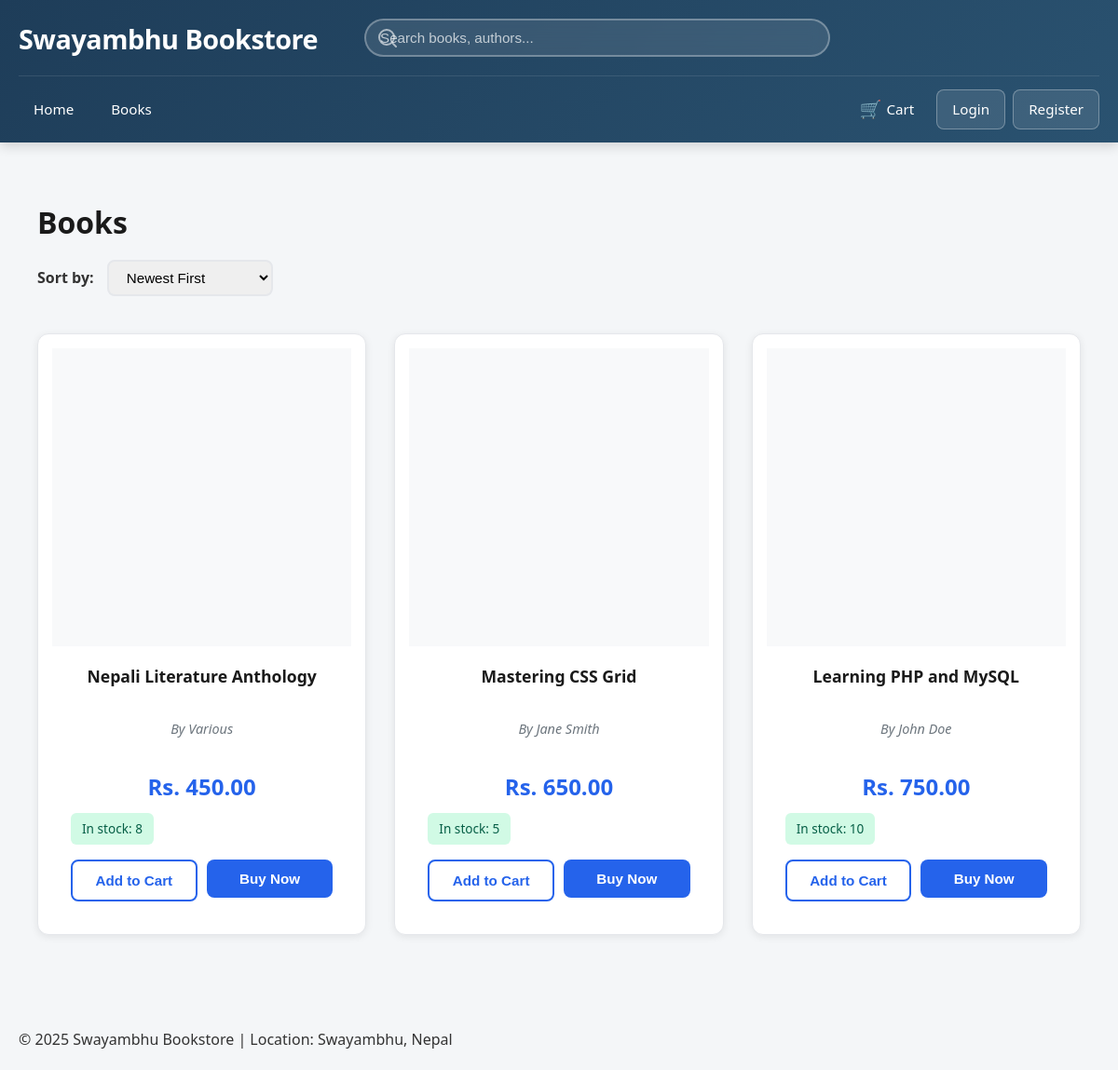
/products.php, run on the app's committed database.
### tables this page shows
CREATE TABLE IF NOT EXISTS products (
  id INT AUTO_INCREMENT PRIMARY KEY,
  title VARCHAR(255) NOT NULL,
  author VARCHAR(255) DEFAULT '',
  description TEXT,
  price DECIMAL(10,2) NOT NULL DEFAULT 0,
  stock INT NOT NULL DEFAULT 0,
  image VARCHAR(255) DEFAULT '',
  created_at DATETIME DEFAULT CURRENT_TIMESTAMP
);

### functions.php (called while the page is built, shortened)
<?php
function e($s){ return htmlspecialchars($s, ENT_QUOTES, 'UTF-8'); }
function is_logged_in(){ return !empty($_SESSION['user_id']); }
function get_review_count($conn, $product_id){
    $product_id = (int)$product_id;
    $res = mysqli_query($conn, "SELECT COUNT(*) as count FROM ratings WHERE product_id={$product_id}");
    $row = mysqli_fetch_assoc($res);
    return $row ? (int)$row['count'] : 0;
}
?>

### products.php (the view, shortened to what this page needs)
<?php
require_once 'functions.php';
$conn = db_connect();
$sort = isset($_GET['sort']) ? $_GET['sort'] : 'newest';
$order_by = "ORDER BY id DESC";
switch($sort) {
    case 'newest':
    default:
        $order_by = "ORDER BY id DESC";
        break;
}
$res = mysqli_query($conn, "SELECT * FROM products {$order_by}");
include 'includes/header.php';
?>
<section class="products-section">
  <div class="section-header">
    <h2>Books</h2>
    <div style="margin-top: 15px;">
      <form method="get" action="products.php" style="display: inline;">
        <label for="sortSelect" style="margin-right: 10px; font-weight: 600;">Sort by:</label>
        <select name="sort" id="sortSelect" onchange="this.form.submit()" style="padding: 8px 15px; border: 2px solid #e5e7eb; border-radius: 8px; font-size: 0.95rem; cursor: pointer;">
          <option value="newest" <?php echo ($sort === 'newest') ? 'selected' : ''; ?>>Newest First</option>
        </select>
      </form>
    </div>
  </div>
  <div class="products-grid">
    <?php
    if (mysqli_num_rows($res) > 0):
        while ($p = mysqli_fetch_assoc($res)):
            $img = !empty($p['image']) ? UPLOADS_URL . e($p['image']) : BASE_URL . 'placeholder.png';
            $in_stock = (int)$p['stock'] > 0;
    ?>
      <div class="product-card">
        <div class="product-image-wrapper">
          <a href="<?php echo BASE_URL; ?>product_detail.php?id=<?php echo (int)$p['id']; ?>">
            <img class="product-image" src="<?php echo e($img); ?>" alt="<?php echo e($p['title']); ?>">
          </a>
        </div>
        <div class="product-info">
          <h3>
            <a href="<?php echo BASE_URL; ?>product_detail.php?id=<?php echo (int)$p['id']; ?>" style="color: inherit; text-decoration: none;">
              <?php echo e($p['title']); ?>
            </a>
          </h3>
          <?php if(!empty($p['author'])): ?>
            <p class="author">By <?php echo e($p['author']); ?></p>
          <?php endif; ?>
          <?php
          $prod_reviews = get_review_count($conn, $p['id']);
          ?>
          <p class="price">Rs. <?php echo number_format($p['price'],2); ?></p>
          <p class="stock <?php echo $in_stock ? 'in-stock' : 'out-of-stock'; ?>">
            <?php echo $in_stock ? "In stock: " . (int)$p['stock'] : "Out of stock"; ?>
          </p>
          <?php if ($in_stock): ?>
            <div class="card-buttons">
              <form method="post" action="add_to_cart.php">
                <button class="btn-cart" type="submit">Add to Cart</button>
              </form>
              <form method="get" action="checkout.php">
                <button class="btn-buy" type="submit">Buy Now</button>
              </form>
            </div>
          <?php endif; ?>
        </div>
      </div>
    <?php
        endwhile;
    else:
        echo '<div class="no-products"><p>No products found!</p></div>';
    endif;
    ?>
  </div>
</section>
<?php require_once 'includes/footer.php'; ?>

### includes/header.php (shortened to what this page needs)
<?php
require_once __DIR__ . '/../functions.php';
$user_name = '';
$is_admin = false;
?>
<!doctype html>
<html lang="en">
<head>
<link rel="stylesheet" href="<?php echo BASE_URL; ?>styles.css?v=<?php echo time(); ?>">
<link rel="stylesheet" href="<?php echo BASE_URL; ?>css/override.css?v=<?php echo time(); ?>">
</head>
<body>
<header class="site-header">
  <div class="header-container">
    <div class="header-top">
      <h1 class="brand">
        <a href="<?php echo $is_admin ? BASE_URL . 'admin/dashboard.php' : BASE_URL . 'index.php'; ?>">
          <?php echo e(SITE_TITLE); ?>
        </a>
      </h1>
      <?php if(!$is_admin): ?>
      <div class="search-container">
        <div class="search-wrapper">
          <svg class="search-icon" width="20" height="20" viewBox="0 0 20 20" fill="none" xmlns="http://www.w3.org/2000/svg">
            <path d="M9 17A8 8 0 1 0 9 1a8 8 0 0 0 0 16zM19 19l-4.35-4.35" stroke="currentColor" stroke-width="2" stroke-linecap="round" stroke-linejoin="round"/>
          </svg>
          <input type="text" id="searchInput" placeholder="Search books, authors..." autocomplete="off">
        </div>
      </div>
      <?php endif; ?>
    </div>
    <nav class="main-nav">
      <?php if($is_admin): ?>
        <?php
        $pending_count_res = mysqli_query($conn, "SELECT COUNT(*) as count FROM orders WHERE status='pending'");
        $pending_notification_count = 0;
        if($pending_count_res){
            $pending_row = mysqli_fetch_assoc($pending_count_res);
            $pending_notification_count = (int)$pending_row['count'];
        }
        ?>
        <a href="<?php echo BASE_URL; ?>admin/dashboard.php">Dashboard</a>
        <a href="<?php echo BASE_URL; ?>admin/pending-orders.php" style="position: relative;">
          Pending Orders
          <?php if($pending_notification_count > 0): ?>
            <span style="position: absolute; top: -8px; right: -10px; background: #dc3545; color: #fff; border-radius: 10px; padding: 2px 6px; font-size: 0.75rem; font-weight: 700; min-width: 18px; text-align: center;"><?php echo $pending_notification_count; ?></span>
          <?php endif; ?>
        </a>
        <a href="<?php echo BASE_URL; ?>admin/products.php">Manage Products</a>
        <a href="<?php echo BASE_URL; ?>admin/orders.php">Orders</a>
        <a href="<?php echo BASE_URL; ?>admin/users.php">Users</a>
        <div class="nav-spacer"></div>
        <?php if($user_name): ?><span class="user-name">Admin: <?php echo e($user_name); ?></span><?php endif; ?>
        <a href="<?php echo BASE_URL; ?>logout.php" class="btn-logout">Logout</a>
      <?php else: ?>
        <a href="<?php echo BASE_URL; ?>index.php">Home</a>
        <a href="<?php echo BASE_URL; ?>products.php">Books</a>
        <div class="cart-dropdown-wrapper">
          <a href="<?php echo BASE_URL; ?>cart.php" class="nav-icon-link cart-link">
            <span class="icon">🛒</span>
            <span class="nav-text">Cart</span>
          </a>
        </div>
        <?php if(is_logged_in()): ?>
          <a href="<?php echo BASE_URL; ?>profile.php">Account</a>
          <?php if($user_name): ?><span class="user-name">Hi, <?php echo e($user_name); ?></span><?php endif; ?>
          <a href="<?php echo BASE_URL; ?>logout.php" class="btn-logout">Logout</a>
        <?php else: ?>
          <a href="<?php echo BASE_URL; ?>login.php" class="btn-login">Login</a>
          <a href="<?php echo BASE_URL; ?>register.php" class="btn-register">Register</a>
        <?php endif; ?>
      <?php endif; ?>
    </nav>
  </div>
</header>
<main class="container">

### includes/footer.php
</main>
<footer class="site-footer">
  <div class="container">
    <p>&copy; <?php echo date('Y'); ?> <?php echo SITE_TITLE; ?> | Location: <?php echo SITE_LOCATION; ?></p>
  </div>
</footer>
</body>
</html>

### styles.css (style rules this page uses)
* { box-sizing: border-box; margin: 0; padding: 0; }
body { font-family: 'Segoe UI', Tahoma, Geneva, Verdana, sans-serif; background-color: #f4f6f8; color: #333; line-height: 1.6; }
.site-header { background: linear-gradient(135deg, #1e3d59 0%, #2a5270 100%); color: #fff; box-shadow: 0 4px 12px rgba(0, 0, 0, 0.15); position: sticky; top: 0; z-index: 1000; }
.header-container { max-width: 1400px; margin: 0 auto; padding: 0 20px; }
.header-top { display: flex; align-items: center; gap: 30px; padding: 15px 0; border-bottom: 1px solid rgba(255, 255, 255, 0.1); }
.brand { margin: 0; white-space: nowrap; }
.brand a { color: #fff; text-decoration: none; font-size: 1.8rem; font-weight: 700; letter-spacing: -0.5px; transition: opacity 0.3s ease; }
.search-container { flex: 1; max-width: 600px; position: relative; }
.search-wrapper { position: relative; display: flex; align-items: center; }
.search-icon { position: absolute; left: 15px; color: rgba(255, 255, 255, 0.6); pointer-events: none; z-index: 1; }
.search-container input { width: 100%; padding: 12px 15px 12px 45px; border: 2px solid rgba(255, 255, 255, 0.2); border-radius: 30px; background: rgba(255, 255, 255, 0.15); backdrop-filter: blur(10px); color: #fff; font-size: 0.95rem; transition: all 0.3s ease; }
.search-container input::placeholder { color: rgba(255, 255, 255, 0.6); }
.main-nav { display: flex; align-items: center; gap: 8px; padding: 12px 0; }
.main-nav a { color: #fff; text-decoration: none; padding: 8px 16px; border-radius: 8px; font-weight: 500; font-size: 0.95rem; transition: all 0.3s ease; white-space: nowrap; }
.btn-login, .btn-register { background: rgba(255, 255, 255, 0.1); border: 1px solid rgba(255, 255, 255, 0.3); }
.container { max-width: 1100px; margin: 20px auto; padding: 0 20px; }
.products-grid { display: grid; grid-template-columns: repeat(auto-fit, minmax(250px, 1fr)); gap: 20px; }
.product-card { background-color: #fff; padding: 15px; border-radius: 8px; text-align: center; border: 1px solid #ddd; transition: transform 0.2s, box-shadow 0.2s; }
.product-card img.product-image { max-width: 100%; height: auto; margin-bottom: 10px; border-radius: 5px; }
.product-card h3 { font-size: 1.2rem; margin-bottom: 5px; }
.product-card p { margin-bottom: 5px; }
.product-card button { background-color: #1e3d59; color: #fff; border: none; padding: 8px 15px; border-radius: 5px; cursor: pointer; transition: background-color 0.3s; }
.product-card { background: #fff; border-radius: 8px; padding: 15px; text-align: center; border: 1px solid #ddd; transition: transform 0.2s, box-shadow 0.2s; display: flex; flex-direction: column; justify-content: space-between; }
.product-card img.product-image { width: 100%; height: 200px; object-fit: cover; margin-bottom: 10px; border-radius: 5px; }
.card-buttons { display: flex; justify-content: space-between; gap: 10px; margin-top: 10px; }
.card-buttons form { flex: 1; }
.btn-cart, .btn-buy { width: 100%; padding: 8px; border-radius: 5px; border: none; font-weight: 500; cursor: pointer; transition: background-color 0.3s; }
.btn-cart { background-color: #1e3d59; color: #fff; }
.btn-buy { background-color: #ff6e40; color: #fff; }
.products-grid { display: grid; grid-template-columns: repeat(auto-fit, minmax(220px, 1fr)); gap: 1.5rem; }
.product-card { border: 1px solid #ddd; border-radius: 8px; overflow: hidden; background: #fff; display: flex; flex-direction: column; transition: transform 0.2s, box-shadow 0.2s; }
.product-image { width: 100%; height: 220px; object-fit: cover; }
.product-info { padding: 1rem; flex-grow: 1; display: flex; flex-direction: column; justify-content: space-between; }
.product-info h3 { margin: 0.5rem 0; font-size: 1.1rem; }
.product-info .author { font-size: 0.9rem; color: #555; margin-bottom: 0.5rem; }
.product-info .price { font-weight: bold; margin-bottom: 0.5rem; }
.product-info .stock { font-size: 0.85rem; margin-bottom: 0.5rem; }
.search-container { position: relative; flex: 1; max-width: 500px; margin: 0 20px; }
.search-container input { width: 100%; padding: 10px 15px; border: 2px solid rgba(255, 255, 255, 0.3); border-radius: 25px; background: rgba(255, 255, 255, 0.1); color: #fff; font-size: 0.95rem; transition: all 0.3s ease; }
.search-container input::placeholder { color: rgba(255, 255, 255, 0.7); }
.nav-icon-link { position: relative; display: inline-flex; align-items: center; gap: 5px; }
.nav-icon-link .icon { font-size: 1.2rem; }
.cart-dropdown-wrapper { position: relative; }

### data on the page
products: title "Nepali Literature Anthology", author "Various", price "450.00", stock "8"
products: title "Mastering CSS Grid", author "Jane Smith", price "650.00", stock "5"
products: title "Learning PHP and MySQL", author "John Doe", price "750.00", stock "10"

### other printed values
SITE_TITLE "Swayambhu Bookstore"
SITE_LOCATION "Swayambhu, Nepal"
